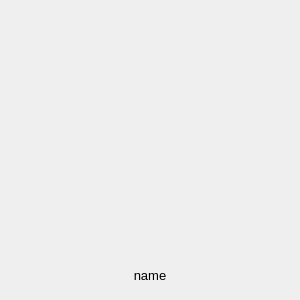
<?xml version="1.0" encoding="UTF-8"?>
<ui version="4.0">
 <class>Form</class>
 <widget class="QWidget" name="Form">
  <property name="geometry">
   <rect>
    <x>0</x>
    <y>0</y>
    <width>300</width>
    <height>300</height>
   </rect>
  </property>
  <property name="sizePolicy">
   <sizepolicy hsizetype="Fixed" vsizetype="Fixed">
    <horstretch>0</horstretch>
    <verstretch>0</verstretch>
   </sizepolicy>
  </property>
  <property name="minimumSize">
   <size>
    <width>300</width>
    <height>300</height>
   </size>
  </property>
  <property name="maximumSize">
   <size>
    <width>16777215</width>
    <height>16777215</height>
   </size>
  </property>
  <property name="cursor">
   <cursorShape>PointingHandCursor</cursorShape>
  </property>
  <property name="windowTitle">
   <string>Form</string>
  </property>
  <property name="styleSheet">
   <string notr="true"/>
  </property>
  <layout class="QGridLayout" name="gridLayout">
   <property name="leftMargin">
    <number>0</number>
   </property>
   <property name="topMargin">
    <number>0</number>
   </property>
   <property name="rightMargin">
    <number>0</number>
   </property>
   <property name="bottomMargin">
    <number>0</number>
   </property>
   <item row="0" column="0">
    <widget class="QFrame" name="frame">
     <property name="sizePolicy">
      <sizepolicy hsizetype="Preferred" vsizetype="Preferred">
       <horstretch>0</horstretch>
       <verstretch>0</verstretch>
      </sizepolicy>
     </property>
     <property name="frameShape">
      <enum>QFrame::Panel</enum>
     </property>
     <property name="frameShadow">
      <enum>QFrame::Sunken</enum>
     </property>
     <property name="lineWidth">
      <number>0</number>
     </property>
     <property name="midLineWidth">
      <number>0</number>
     </property>
     <layout class="QVBoxLayout" name="verticalLayout">
      <property name="spacing">
       <number>0</number>
      </property>
      <property name="leftMargin">
       <number>0</number>
      </property>
      <property name="topMargin">
       <number>0</number>
      </property>
      <property name="rightMargin">
       <number>0</number>
      </property>
      <property name="bottomMargin">
       <number>0</number>
      </property>
      <item>
       <widget class="QLabel" name="imageLabel">
        <property name="minimumSize">
         <size>
          <width>290</width>
          <height>250</height>
         </size>
        </property>
        <property name="maximumSize">
         <size>
          <width>16777215</width>
          <height>16777215</height>
         </size>
        </property>
        <property name="font">
         <font>
          <pointsize>5</pointsize>
         </font>
        </property>
        <property name="autoFillBackground">
         <bool>false</bool>
        </property>
        <property name="styleSheet">
         <string notr="true"/>
        </property>
        <property name="text">
         <string/>
        </property>
        <property name="alignment">
         <set>Qt::AlignCenter</set>
        </property>
       </widget>
      </item>
      <item>
       <widget class="QLabel" name="nameLabel">
        <property name="sizePolicy">
         <sizepolicy hsizetype="Preferred" vsizetype="Preferred">
          <horstretch>0</horstretch>
          <verstretch>0</verstretch>
         </sizepolicy>
        </property>
        <property name="font">
         <font>
          <pointsize>10</pointsize>
         </font>
        </property>
        <property name="text">
         <string>name</string>
        </property>
        <property name="alignment">
         <set>Qt::AlignCenter</set>
        </property>
       </widget>
      </item>
     </layout>
    </widget>
   </item>
  </layout>
 </widget>
 <resources/>
 <connections/>
</ui>
